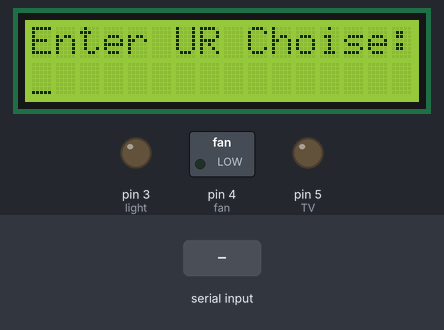
The sketch below on a simulated Arduino Uno, built with avr-gcc and run on an emulated ATmega328P. Parts: 16×2 character LCD, switched loads named in the sketch (green lamp = pin HIGH), output pins drawn as LEDs (lit = HIGH). The inputs (shaded band) are chosen by the test bench.

Above: at 12.2 s.
12.3 s: "LIGHT OFF" received over Serial
At 13.3 s:
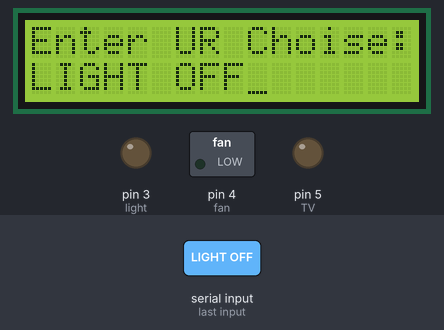
13.9 s: byte 13 (0x0d) received over Serial
At 15.0 s:
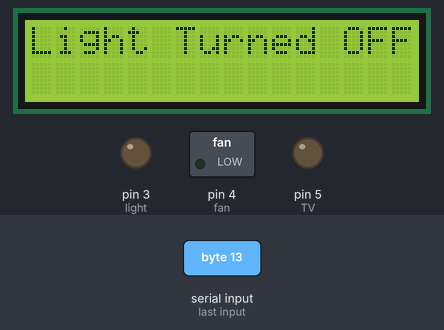
15.4 s: "FAN OFF" received over Serial
At 17.7 s:
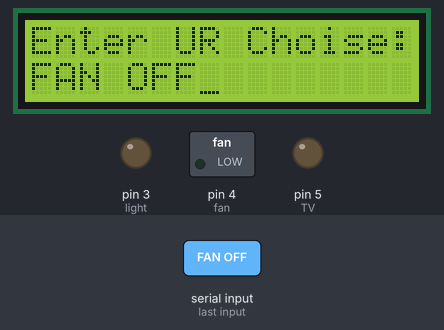
18.4 s: byte 13 (0x0d) received over Serial
At 19.6 s:
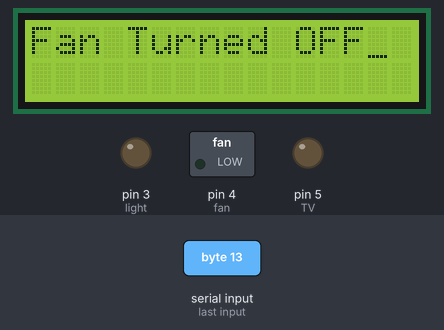
19.9 s: "TV OFF" received over Serial
At 22.6 s:
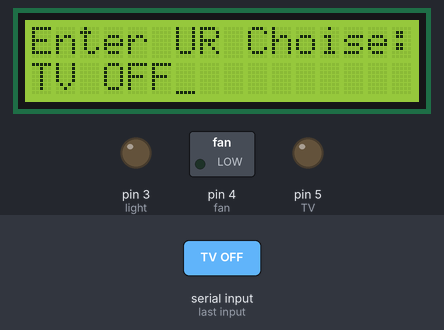
22.9 s: "TV ON" received over Serial
At 23.6 s:
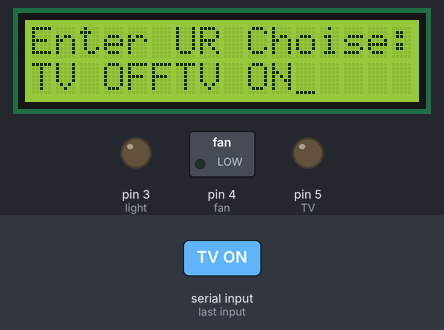
Timing chart, 0 to 25.6 s (numbered marks = the images above; inputs shaded):
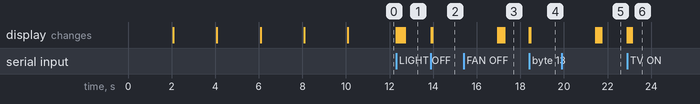

Measured:
- after the input at 12.3 s, the display: first changes at once (image 1 shows a later state)
- after the input at 13.9 s, the display: first changes at once (image 2 shows a later state)
- after the input at 15.4 s, the display: first changes after 1.6 s (image 3 shows a later state)
- after the input at 18.4 s, the display: first changes at once (image 4 shows a later state)
- after the input at 19.9 s, the display: first changes after 1.6 s (image 5 shows a later state)
- after the input at 22.9 s, the display: first changes at once (image 6 shows a later state)

The sketch:

Reference_Code.ino
```cpp
#include <LiquidCrystal.h>
#include<string.h>
LiquidCrystal lcd(13, 12, 11, 10, 9, 8);

#define light 3
#define fan 4
#define TV 5

char temp;
char str[10];
char i=0;

void setup()
{
  lcd.begin(16, 2);
  Serial.begin(9600);
  pinMode(light, OUTPUT);
  pinMode(fan, OUTPUT);
  pinMode(TV, OUTPUT);
  lcd.print(" Home Automation ");
  lcd.setCursor(0,1);
  lcd.print("    Using PC     ");
  delay(2000);
  lcd.clear();
  lcd.print("Keywords For ");
  lcd.setCursor(0,1);
  lcd.print("Controlling");
  delay(2000);
  lcd.clear();
  lcd.print("1. LIGHT ON");
  lcd.setCursor(0,1);
  lcd.print("2. LIGHT OFF");
  delay(2000);
  lcd.clear();
  lcd.print("3. FAN ON");
  lcd.setCursor(0,1);
  lcd.print("4. FAN OFF");
  delay(2000);
  lcd.clear();
  lcd.print("5. TV ON");
  lcd.setCursor(0,1);
  lcd.print("6. TV OFF");
  delay(2000);
  defualt();
  delay(1000);
}

void loop()
{
   if(temp==1)
   {
    if((strncmp(str,"FAN ON", 6))==0)
    {
     lcd.clear();
     digitalWrite(fan, HIGH);
     lcd.clear();
     lcd.print("Fan Turned On");
     delay(3000);
     defualt();
    }

    else if(strncmp(str, "FAN OFF", 7)==0)
    {
     digitalWrite(fan, LOW);
     lcd.clear();
     lcd.print("Fan Turned OFF");
     delay(3000);
     defualt();
    }

    else if(strncmp(str, "LIGHT ON", 8)==0)
    {
     digitalWrite(light, HIGH);
     lcd.clear();
     lcd.print("Light Turned ON");
     delay(3000);
     defualt();
    }

    else if(strncmp(str, "LIGHT OFF", 9)==0)
    {
     digitalWrite(light, LOW);
     lcd.clear();
     lcd.print("Light Turned OFF");
     delay(3000);
     defualt();
    }

     else if(strncmp(str, "TV ON", 5)==0)
    {
     digitalWrite(TV, HIGH);
     lcd.clear();
     lcd.print("TV Turned ON");
     delay(3000);
     defualt();
    }

    else if(strncmp(str, "TV OFF", 6)==0)
    {
     digitalWrite(TV, LOW);
     lcd.clear();
     lcd.print("TV Turned OFF");
     delay(3000);
     defualt();
    }

    else
    {
     lcd.clear();
     lcd.print(" Invalid Input");
     lcd.setCursor(0,1);
     lcd.print("   Try Again  ");
     delay(3000);
     defualt();
     }
   }
}
void serialEvent()
{
   while(Serial.available())
    {
     char Inchar=Serial.read();
     str[i]=Inchar;
     i++;
     lcd.print(Inchar);
     delay(50);
     if(Inchar == 0x0d)
     {
      temp=1;
      //Inchar=0;
     }
    }
}

void defualt()
{
  lcd.clear();
   lcd.print("Enter UR Choise:");
   lcd.setCursor(0,1);
   lcd.cursor();
   i=0;
   temp=0;
}
```
